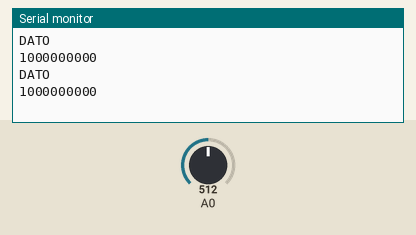
This sketch was run on a simulated Arduino Uno, built with avr-gcc and run on an emulated ATmega328P. Parts: the last lines printed to the serial monitor. The test bench sets the inputs (shaded band); at power-on: A0 = 512.

Above: at 1.8 s.
1.9 s: A0 set to 716
At 2.4 s:
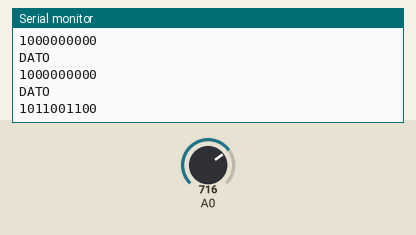
3.4 s: A0 set to 900
At 4.8 s:
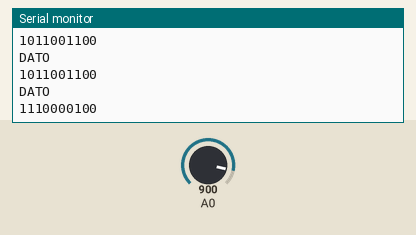

Measured:
- after the input at 1.9 s, the serial monitor: prints a new line after 0.11 s (image 1)
- after the input at 3.4 s, the serial monitor: prints a new line after 0.61 s (image 2)

The sketch:

adc10bitsmascaras.ino
```cpp
//Autor:Dario Jorge Iglesias
boolean R9,R8,R7,R6,R5,R4,R3,R2,R1,R0;
int dato;
void setup(){Serial.begin(9600);}
void loop(){dato=analogRead(A0);
//DECODIFICACIÓN MASK DE DATOS
 R0=dato&0x0001;R1=dato&0x0002;
 R2=dato&0x0004;R3=dato&0x0008;
 R4=dato&0x0010;R5=dato&0x0020;
 R6=dato&0x0040;R7=dato&0x0080;
 R8=dato&0x0100;R9=dato&0x0200;
 //IMPRESION EN MONITOR DE 10 BITS
 Serial.println("DATO");
 Serial.print(R9);Serial.print(R8);
 Serial.print(R7);Serial.print(R6);
 Serial.print(R5);Serial.print(R4);
 Serial.print(R3);Serial.print(R2);
 Serial.print(R1);Serial.println(R0);
 //DEMORA PARA ANÁLISIS
 delay(1000);}
```
